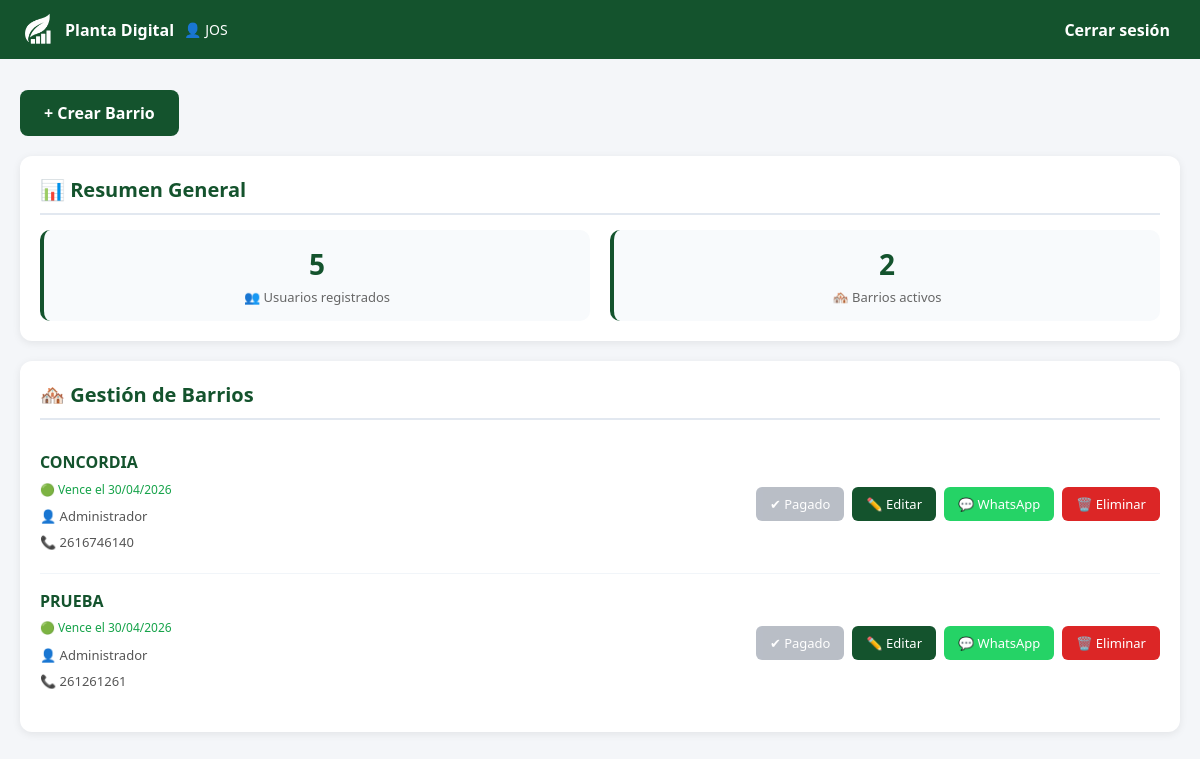
Page /superadmin/ (signed in) on the committed database.
### core/models.py (models this page shows, shortened)
class Usuario(AbstractUser):
    ROLES = (
        ('superadmin', 'Super Admin'),
        ('admin', 'Administrador Barrio'),
        ('propietario', 'Propietario'),
    )
    rol = models.CharField(max_length=20, choices=ROLES)
    barrio = models.ForeignKey(Barrio, on_delete=models.CASCADE, null=True, blank=True)
    celular = models.CharField(max_length=20, blank=True)

class Barrio(models.Model):
    PLAN_CHOICES = (
        ('mensual', 'Mensual'),
        ('semestral', 'Semestral'),
        ('anual', 'Anual'),
    )
    nombre = models.CharField(max_length=100)
    cbu = models.CharField(max_length=100)
    telefono = models.CharField(max_length=50)
    contrato = models.FileField(upload_to='contratos/', null=True, blank=True)
    fecha_vencimiento = models.DateField(null=True, blank=True)
    titular_cuenta = models.CharField(max_length=150, blank=True, null=True, default="Asociación Vecinal")
    cuit = models.CharField(max_length=20, blank=True, null=True, default="30-12345678-9")
    banco = models.CharField(max_length=100, blank=True, null=True, default="Banco Nación")
    plan = models.CharField(max_length=20, choices=PLAN_CHOICES, default='mensual')
    precio_suscripcion = models.DecimalField(max_digits=10, decimal_places=2, default=0)
    fecha_inicio_suscripcion = models.DateField(null=True, blank=True)
    responsable = models.CharField(max_length=150, blank=True, null=True, default="Administrador")

### core/views.py (the view)
# urls.py: path('superadmin/', views.panel_superadmin, name='panel_superadmin'),
@login_required
def panel_superadmin(request):
    if not request.user.rol == 'superadmin':
        return redirect('login')
    barrios = Barrio.objects.all()
    usuarios = Usuario.objects.count()
    today = date.today()
    for b in barrios:
        if hasattr(b, 'suscripcionbarrio'):
            b.dias_restantes = (b.suscripcionbarrio.fecha_vencimiento - today).days
        else:
            b.dias_restantes = None
        b.total_recaudado = Pago.objects.filter(
            deuda__propiedad__barrio=b,
            estado='aprobado'
        ).aggregate(Sum('deuda__monto'))['deuda__monto__sum'] or 0
    return render(request, 'panel_superadmin.html', {
        'barrios': barrios,
        'usuarios': usuarios,
        'today': today
    })

### core/templates/panel_superadmin.html (shortened to what this page needs)
{% load static %}
<!DOCTYPE html>
<html lang="es">
<head>
</head>
<body>
<div class="topbar">
    <div class="logo">
        <img src="{% static 'img/PD_LOGO01.png' %}" alt="Logo">
        <span>Planta Digital</span>
    </div>
    <div class="user-center">
        👤 {{ request.user.username }}
    </div>
    <div class="logout-container">
        <a href="{% url 'logout' %}" class="logout">Cerrar sesión</a>
    </div>
</div>
<div class="container">
    <a href="{% url 'crear_barrio' %}" class="btn-crear">+ Crear Barrio</a>
    <div class="card">
        <h2>📊 Resumen General</h2>
        <div class="resumen">
            <div class="resumen-item">
                <div class="numero">{{ usuarios }}</div>
                <div class="label">👥 Usuarios registrados</div>
            </div>
            <div class="resumen-item">
                <div class="numero">{{ barrios|length }}</div>
                <div class="label">🏘️ Barrios activos</div>
            </div>
        </div>
    </div>
    <div class="card">
        <h2>🏘️ Gestión de Barrios</h2>
        {% for barrio in barrios %}
        <div class="barrio">
            <div class="info">
                <strong>{{ barrio.nombre }}</strong><br>
                <small>
                {% if barrio.fecha_vencimiento %}
                    {% if barrio.fecha_vencimiento < today %}
                        <span style="color:#dc2626;">🔴 Vencido ({{ barrio.fecha_vencimiento|date:"d/m/Y" }})</span>
                    {% elif barrio.dias_restantes <= 5 %}
                        <span style="color:#f59e0b;">🟡 Vence en {{ barrio.dias_restantes }} días</span>
                    {% else %}
                        <span style="color:#16a34a;">🟢 Vence el {{ barrio.fecha_vencimiento|date:"d/m/Y" }}</span>
                    {% endif %}
                {% else %}
                    <span style="color:#dc2626;">❌ Sin fecha de vencimiento</span>
                {% endif %}
                </small>
                <p>👤 {{ barrio.responsable|default:"Sin responsable" }}</p>
                <p>📞 {{ barrio.telefono|default:"Sin teléfono" }}</p>
            </div>
            <div class="botones">
                {% if barrio.fecha_vencimiento and barrio.fecha_vencimiento >= today %}
                    <a class="btn btn-disabled">✔ Pagado</a>
                {% else %}
                    <a href="{% url 'marcar_pagado' barrio.id %}"
                       class="btn"
                       onclick="return confirm('¿Marcar como pagado? Se reiniciará por 30 días.')">
                        ✔ Pagado
                    </a>
                {% endif %}
                <a href="{% url 'editar_barrio' barrio.id %}" class="btn">
                    ✏️ Editar
                </a>
                {% if barrio.telefono %}
                <a href="https://wa.me/{{ barrio.telefono }}" target="_blank" class="btn btn-wsp">
                    💬 WhatsApp
                </a>
                {% endif %}
                <a href="{% url 'eliminar_barrio' barrio.id %}"
                   class="btn btn-danger"
                   onclick="return confirm('⚠️ ¿Eliminar este barrio? Esta acción no se puede deshacer.')">
                    🗑️ Eliminar
                </a>
            </div>
        </div>
        {% empty %}
            <p style="text-align:center; padding:30px; color:#94a3b8;">No hay barrios cargados.</p>
        {% endfor %}
    </div>
</div>
</body>
</html>

### core/templates/panel_superadmin.html (style rules this page uses)
* { margin: 0; padding: 0; box-sizing: border-box; }
body { font-family: 'Segoe UI', Arial, sans-serif; background: #f4f6f9; margin: 0; padding-top: 70px; }
.topbar { position: fixed; top: 0; left: 0; width: 100%; display: flex; align-items: center; justify-content: space-between; background: #14532d; color: white; padding: 12px 20px; box-sizing: border-box; z-index: 1000; flex-wrap: wrap; gap: 10px; }
.logo { display: flex; align-items: center; gap: 10px; font-weight: bold; font-size: 16px; }
.logo img { height: 35px; }
.user-center { font-weight: 500; font-size: 14px; }
.logout-container { margin-left: auto; }
.logout { color: white; text-decoration: none; font-weight: bold; padding: 5px 10px; border-radius: 6px; transition: background 0.3s; }
.container { padding: 20px; max-width: 1200px; margin: 0 auto; }
.btn-crear { display: inline-block; background: #14532d; color: white; padding: 12px 24px; border-radius: 8px; text-decoration: none; font-weight: bold; margin-bottom: 20px; transition: background 0.3s; }
.card { background: white; padding: 20px; border-radius: 12px; box-shadow: 0 2px 8px rgba(0,0,0,0.08); margin-bottom: 20px; }
.card h2 { color: #14532d; font-size: 20px; margin-bottom: 15px; padding-bottom: 10px; border-bottom: 2px solid #e2e8f0; }
.resumen { display: flex; gap: 20px; flex-wrap: wrap; }
.resumen-item { flex: 1; min-width: 150px; background: #f8fafc; padding: 15px; border-radius: 10px; text-align: center; border-left: 4px solid #14532d; }
.resumen-item .numero { font-size: 28px; font-weight: bold; color: #14532d; }
.resumen-item .label { font-size: 13px; color: #666; margin-top: 5px; }
.barrio { display: flex; justify-content: space-between; align-items: center; padding: 15px 0; border-bottom: 1px solid #f1f5f9; flex-wrap: wrap; gap: 15px; }
.barrio:last-child { border-bottom: none; }
.info { line-height: 1.6; flex: 1; }
.info strong { font-size: 16px; color: #14532d; }
.info small { font-size: 12px; }
.info p { font-size: 13px; margin: 5px 0; color: #555; }
.botones { display: flex; gap: 8px; flex-wrap: wrap; }
.btn { padding: 8px 14px; background: #14532d; color: white; text-decoration: none; border-radius: 6px; font-size: 13px; transition: all 0.2s; display: inline-flex; align-items: center; gap: 5px; }
.btn-danger { background: #dc2626; }
.btn-wsp { background: #25D366; }
.btn-disabled { background: #9ca3af !important; cursor: not-allowed; pointer-events: none; opacity: 0.7; }

### rows in the picture
Usuario: user.username "JOS"
Barrio: nombre "CONCORDIA", fecha_vencimiento "30/04/2026", responsable "Administrador", telefono "2616746140", shows "✔ Pagado"
Barrio: nombre "PRUEBA", fecha_vencimiento "30/04/2026", responsable "Administrador", telefono "261261261", shows "✔ Pagado"

### other values in the picture
{{ usuarios }} "5"
{{ barrios|length }} "2"
